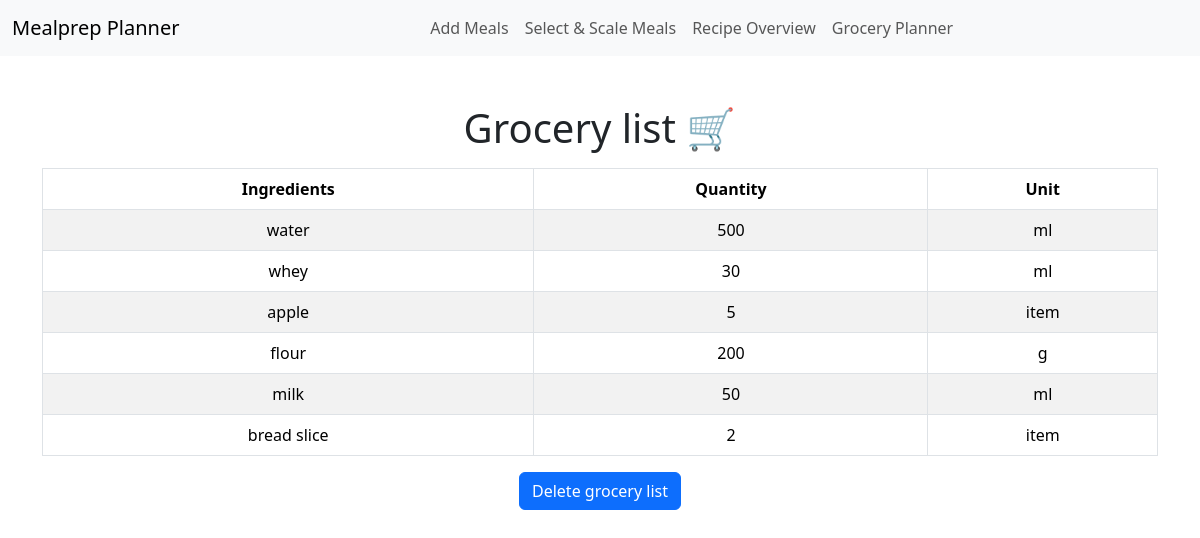
Screenshot of /planner with the database file from the repository.
### tables this page shows
CREATE TABLE grocery_list (
    ingredient_name VARCHAR(255) NOT NULL,
    quantity INT NOT NULL,
    unit VARCHAR(50) NOT NULL
);

### app.py (the view)
@app.route("/planner", methods=["GET","POST"])
def planner():
    if request.method == "POST":
        db.execute("DELETE FROM grocery_list")
        return redirect("/planner")
    elif request.method =="GET":
        grocery_list = db.execute("SELECT ingredient_name, quantity, unit FROM grocery_list")
        return render_template("planner.html", grocery_list=grocery_list)

### app.py (called while the page is built)
@app.after_request
def after_request(response):
    response.headers["Cache-Control"] = "no-cache, no-store, must-revalidate"
    response.headers["Expires"] = 0
    response.headers["Pragma"] = "no-cache"
    return response

### templates/planner.html (shortened to what this page needs)
{% extends "layout.html" %}
{% block main %}
<h1 class="mb-3"> Grocery list 🛒</h1>
<table class="table table-bordered table-striped">
    <thead class="thead-light">
        <tr>
            <th>Ingredients</th>
            <th>Quantity</th>
            <th>Unit</th>
        </tr>
    </thead>
    <tbody>
        {% for item in grocery_list %}
        <tr>
            <td> {{ item.ingredient_name }}</td>
            <td> {{ item.quantity }}</td>
            <td> {{ item.unit }}</td>
        </tr>
        {% else %}
        <tr>
            <td colspan="3">No ingredients found.</td>
        </tr>
        {% endfor %}
    </tbody>
</table>
<form action ="/planner", method="POST">
    <button type="submit" class="btn btn-primary">Delete grocery list</button>
</form>
{% endblock %}

### rows the page displays
grocery_list: ingredient_name "water", quantity "500", unit "ml"
grocery_list: ingredient_name "whey", quantity "30", unit "ml"
grocery_list: ingredient_name "apple", quantity "5", unit "item"
grocery_list: ingredient_name "flour", quantity "200", unit "g"
grocery_list: ingredient_name "milk", quantity "50", unit "ml"
grocery_list: ingredient_name "bread slice", quantity "2", unit "item"
